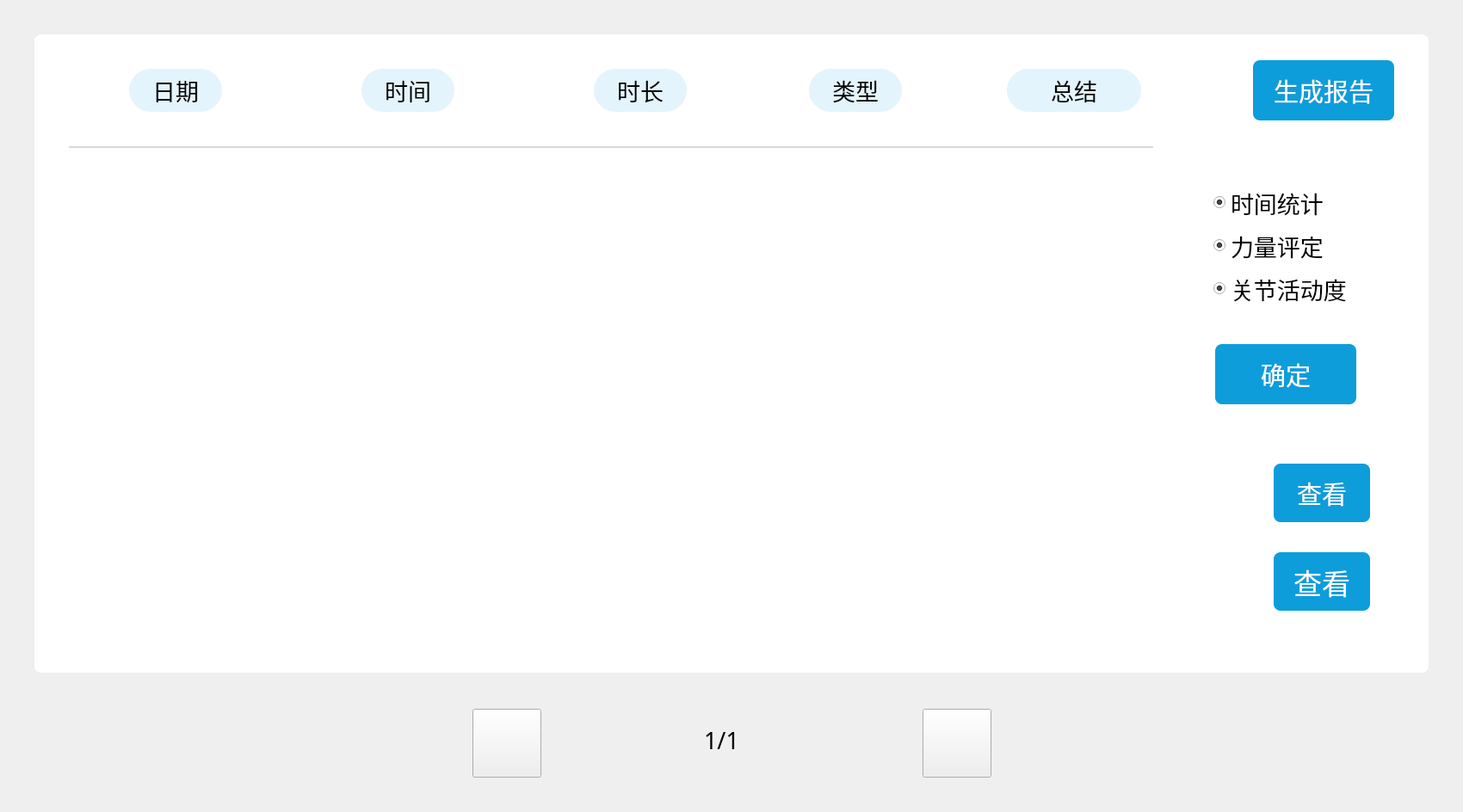
<?xml version="1.0" encoding="UTF-8"?>
<ui version="4.0">
 <class>TrainingHistory</class>
 <widget class="QWidget" name="TrainingHistory">
  <property name="geometry">
   <rect>
    <x>0</x>
    <y>0</y>
    <width>1700</width>
    <height>944</height>
   </rect>
  </property>
  <property name="windowTitle">
   <string>Form</string>
  </property>
  <widget class="QPushButton" name="previous_Btn">
   <property name="geometry">
    <rect>
     <x>549</x>
     <y>824</y>
     <width>80</width>
     <height>80</height>
    </rect>
   </property>
   <property name="styleSheet">
    <string notr="true">QPushButton{border-image: url(:/new/prefix1/source/buttons/generalButton/left.png);}
QPushButton:hover{border-image: url(:/new/prefix1/source/buttons/generalButton/leftHover.png);}
QPushButton:pressed{border-image: url(:/new/prefix1/source/buttons/generalButton/left.png);}</string>
   </property>
   <property name="text">
    <string/>
   </property>
  </widget>
  <widget class="QPushButton" name="next_Btn">
   <property name="geometry">
    <rect>
     <x>1072</x>
     <y>824</y>
     <width>80</width>
     <height>80</height>
    </rect>
   </property>
   <property name="styleSheet">
    <string notr="true">QPushButton{border-image: url(:/new/prefix1/source/buttons/generalButton/right.png);}
QPushButton:hover{border-image: url(:/new/prefix1/source/buttons/generalButton/rightHover.png);}
QPushButton:pressed{border-image: url(:/new/prefix1/source/buttons/generalButton/right.png);}</string>
   </property>
   <property name="text">
    <string/>
   </property>
  </widget>
  <widget class="QLabel" name="page_Label">
   <property name="geometry">
    <rect>
     <x>783</x>
     <y>840</y>
     <width>111</width>
     <height>41</height>
    </rect>
   </property>
   <property name="font">
    <font>
     <family>黑体</family>
     <pointsize>20</pointsize>
    </font>
   </property>
   <property name="text">
    <string>1/1</string>
   </property>
   <property name="alignment">
    <set>Qt::AlignCenter</set>
   </property>
  </widget>
  <widget class="QGroupBox" name="groupBox">
   <property name="geometry">
    <rect>
     <x>40</x>
     <y>40</y>
     <width>1620</width>
     <height>742</height>
    </rect>
   </property>
   <property name="font">
    <font>
     <family>黑体</family>
    </font>
   </property>
   <property name="styleSheet">
    <string notr="true">background: #FFFFFF;
border-radius: 8px;</string>
   </property>
   <property name="title">
    <string/>
   </property>
   <widget class="QTableWidget" name="tableWidget">
    <property name="geometry">
     <rect>
      <x>40</x>
      <y>170</y>
      <width>1331</width>
      <height>531</height>
     </rect>
    </property>
    <property name="font">
     <font>
      <family>黑体</family>
      <pointsize>20</pointsize>
     </font>
    </property>
    <property name="styleSheet">
     <string notr="true">QTableWidget::item{  
    text-align:right;  
}</string>
    </property>
    <property name="editTriggers">
     <set>QAbstractItemView::EditKeyPressed</set>
    </property>
    <property name="rowCount">
     <number>0</number>
    </property>
    <property name="columnCount">
     <number>0</number>
    </property>
   </widget>
   <widget class="Line" name="line">
    <property name="geometry">
     <rect>
      <x>40</x>
      <y>130</y>
      <width>1540</width>
      <height>2</height>
     </rect>
    </property>
    <property name="styleSheet">
     <string notr="true">background: #D8D8D8;</string>
    </property>
    <property name="orientation">
     <enum>Qt::Horizontal</enum>
    </property>
   </widget>
   <widget class="QLabel" name="label_2">
    <property name="geometry">
     <rect>
      <x>380</x>
      <y>40</y>
      <width>108</width>
      <height>50</height>
     </rect>
    </property>
    <property name="font">
     <font>
      <family>黑体</family>
      <pointsize>20</pointsize>
     </font>
    </property>
    <property name="styleSheet">
     <string notr="true">background:  #E4F4FC;
border-radius: 25px;</string>
    </property>
    <property name="text">
     <string>时间</string>
    </property>
    <property name="alignment">
     <set>Qt::AlignCenter</set>
    </property>
   </widget>
   <widget class="QLabel" name="label_3">
    <property name="geometry">
     <rect>
      <x>650</x>
      <y>40</y>
      <width>108</width>
      <height>50</height>
     </rect>
    </property>
    <property name="font">
     <font>
      <family>黑体</family>
      <pointsize>20</pointsize>
     </font>
    </property>
    <property name="styleSheet">
     <string notr="true">background:  #E4F4FC;
border-radius: 25px;</string>
    </property>
    <property name="text">
     <string>时长</string>
    </property>
    <property name="alignment">
     <set>Qt::AlignCenter</set>
    </property>
   </widget>
   <widget class="QLabel" name="label">
    <property name="geometry">
     <rect>
      <x>110</x>
      <y>40</y>
      <width>108</width>
      <height>50</height>
     </rect>
    </property>
    <property name="font">
     <font>
      <family>黑体</family>
      <pointsize>20</pointsize>
     </font>
    </property>
    <property name="styleSheet">
     <string notr="true">background:  #E4F4FC;
border-radius: 25px;</string>
    </property>
    <property name="text">
     <string>日期</string>
    </property>
    <property name="alignment">
     <set>Qt::AlignCenter</set>
    </property>
   </widget>
   <widget class="QLabel" name="label_5">
    <property name="geometry">
     <rect>
      <x>1130</x>
      <y>40</y>
      <width>156</width>
      <height>50</height>
     </rect>
    </property>
    <property name="font">
     <font>
      <family>黑体</family>
      <pointsize>20</pointsize>
     </font>
    </property>
    <property name="styleSheet">
     <string notr="true">background:  #E4F4FC;
border-radius: 25px;</string>
    </property>
    <property name="text">
     <string>总结</string>
    </property>
    <property name="alignment">
     <set>Qt::AlignCenter</set>
    </property>
   </widget>
   <widget class="QLabel" name="label_4">
    <property name="geometry">
     <rect>
      <x>900</x>
      <y>40</y>
      <width>108</width>
      <height>50</height>
     </rect>
    </property>
    <property name="font">
     <font>
      <family>黑体</family>
      <pointsize>20</pointsize>
     </font>
    </property>
    <property name="styleSheet">
     <string notr="true">background:  #E4F4FC;
border-radius: 25px;</string>
    </property>
    <property name="text">
     <string>类型</string>
    </property>
    <property name="alignment">
     <set>Qt::AlignCenter</set>
    </property>
   </widget>
   <widget class="QGroupBox" name="buttons_GroupBox">
    <property name="geometry">
     <rect>
      <x>1410</x>
      <y>152</y>
      <width>161</width>
      <height>561</height>
     </rect>
    </property>
    <property name="sizePolicy">
     <sizepolicy hsizetype="Fixed" vsizetype="Fixed">
      <horstretch>0</horstretch>
      <verstretch>0</verstretch>
     </sizepolicy>
    </property>
    <property name="title">
     <string/>
    </property>
    <widget class="QPushButton" name="view0_Btn">
     <property name="geometry">
      <rect>
       <x>30</x>
       <y>38</y>
       <width>112</width>
       <height>68</height>
      </rect>
     </property>
     <property name="sizePolicy">
      <sizepolicy hsizetype="Fixed" vsizetype="Fixed">
       <horstretch>0</horstretch>
       <verstretch>0</verstretch>
      </sizepolicy>
     </property>
     <property name="minimumSize">
      <size>
       <width>112</width>
       <height>68</height>
      </size>
     </property>
     <property name="font">
      <font>
       <family>黑体</family>
       <pointsize>25</pointsize>
      </font>
     </property>
     <property name="styleSheet">
      <string notr="true">QPushButton{background: #0D9DDB;border-radius: 8px;color:white;}
QPushButton:hover{background: #1EAACF;border-radius: 8px;color:#333333;}</string>
     </property>
     <property name="text">
      <string>查看</string>
     </property>
    </widget>
    <widget class="QPushButton" name="view1_Btn">
     <property name="geometry">
      <rect>
       <x>30</x>
       <y>141</y>
       <width>112</width>
       <height>68</height>
      </rect>
     </property>
     <property name="sizePolicy">
      <sizepolicy hsizetype="Fixed" vsizetype="Fixed">
       <horstretch>0</horstretch>
       <verstretch>0</verstretch>
      </sizepolicy>
     </property>
     <property name="minimumSize">
      <size>
       <width>112</width>
       <height>68</height>
      </size>
     </property>
     <property name="font">
      <font>
       <family>黑体</family>
       <pointsize>25</pointsize>
      </font>
     </property>
     <property name="styleSheet">
      <string notr="true">QPushButton{background: #0D9DDB;border-radius: 8px;color:white;}
QPushButton:hover{background: #1EAACF;border-radius: 8px;color:#333333;}</string>
     </property>
     <property name="text">
      <string>查看</string>
     </property>
    </widget>
    <widget class="QPushButton" name="view2_Btn">
     <property name="geometry">
      <rect>
       <x>30</x>
       <y>244</y>
       <width>112</width>
       <height>68</height>
      </rect>
     </property>
     <property name="sizePolicy">
      <sizepolicy hsizetype="Fixed" vsizetype="Fixed">
       <horstretch>0</horstretch>
       <verstretch>0</verstretch>
      </sizepolicy>
     </property>
     <property name="minimumSize">
      <size>
       <width>112</width>
       <height>68</height>
      </size>
     </property>
     <property name="font">
      <font>
       <family>黑体</family>
       <pointsize>25</pointsize>
      </font>
     </property>
     <property name="styleSheet">
      <string notr="true">QPushButton{background: #0D9DDB;border-radius: 8px;color:white;}
QPushButton:hover{background: #1EAACF;border-radius: 8px;color:#333333;}</string>
     </property>
     <property name="text">
      <string>查看</string>
     </property>
    </widget>
    <widget class="QPushButton" name="view3_Btn">
     <property name="geometry">
      <rect>
       <x>30</x>
       <y>347</y>
       <width>112</width>
       <height>68</height>
      </rect>
     </property>
     <property name="sizePolicy">
      <sizepolicy hsizetype="Fixed" vsizetype="Fixed">
       <horstretch>0</horstretch>
       <verstretch>0</verstretch>
      </sizepolicy>
     </property>
     <property name="minimumSize">
      <size>
       <width>112</width>
       <height>68</height>
      </size>
     </property>
     <property name="font">
      <font>
       <family>黑体</family>
       <pointsize>22</pointsize>
      </font>
     </property>
     <property name="styleSheet">
      <string notr="true">QPushButton{background: #0D9DDB;border-radius: 8px;color:white;}
QPushButton:hover{background: #1EAACF;border-radius: 8px;color:#333333;}</string>
     </property>
     <property name="text">
      <string>查看</string>
     </property>
    </widget>
    <widget class="QPushButton" name="view4_Btn">
     <property name="geometry">
      <rect>
       <x>30</x>
       <y>450</y>
       <width>112</width>
       <height>68</height>
      </rect>
     </property>
     <property name="sizePolicy">
      <sizepolicy hsizetype="Fixed" vsizetype="Fixed">
       <horstretch>0</horstretch>
       <verstretch>0</verstretch>
      </sizepolicy>
     </property>
     <property name="minimumSize">
      <size>
       <width>112</width>
       <height>68</height>
      </size>
     </property>
     <property name="font">
      <font>
       <family>黑体</family>
       <pointsize>25</pointsize>
      </font>
     </property>
     <property name="styleSheet">
      <string notr="true">QPushButton{background: #0D9DDB;border-radius: 8px;color:white;}
QPushButton:hover{background: #1EAACF;border-radius: 8px;color:#333333;}</string>
     </property>
     <property name="text">
      <string>查看</string>
     </property>
    </widget>
   </widget>
   <widget class="QPushButton" name="printReport_Btn">
    <property name="geometry">
     <rect>
      <x>1416</x>
      <y>30</y>
      <width>164</width>
      <height>70</height>
     </rect>
    </property>
    <property name="sizePolicy">
     <sizepolicy hsizetype="Fixed" vsizetype="Fixed">
      <horstretch>0</horstretch>
      <verstretch>0</verstretch>
     </sizepolicy>
    </property>
    <property name="minimumSize">
     <size>
      <width>112</width>
      <height>68</height>
     </size>
    </property>
    <property name="font">
     <font>
      <family>黑体</family>
      <pointsize>22</pointsize>
     </font>
    </property>
    <property name="styleSheet">
     <string notr="true">QPushButton{background: #0D9DDB;border-radius: 8px;color:white;}
QPushButton:hover{background: #1EAACF;border-radius: 8px;color:#333333;}</string>
    </property>
    <property name="text">
     <string>生成报告</string>
    </property>
   </widget>
   <widget class="QGroupBox" name="tips_GroupBox">
    <property name="geometry">
     <rect>
      <x>1300</x>
      <y>100</y>
      <width>298</width>
      <height>372</height>
     </rect>
    </property>
    <property name="font">
     <font>
      <family>黑体</family>
     </font>
    </property>
    <property name="styleSheet">
     <string notr="true">QGroupBox{border-image: url(:/new/prefix1/source/image/tipsDialog.png);}</string>
    </property>
    <property name="title">
     <string/>
    </property>
    <widget class="QPushButton" name="tipConfirm_Btn">
     <property name="geometry">
      <rect>
       <x>72</x>
       <y>260</y>
       <width>164</width>
       <height>70</height>
      </rect>
     </property>
     <property name="sizePolicy">
      <sizepolicy hsizetype="Fixed" vsizetype="Fixed">
       <horstretch>0</horstretch>
       <verstretch>0</verstretch>
      </sizepolicy>
     </property>
     <property name="minimumSize">
      <size>
       <width>112</width>
       <height>68</height>
      </size>
     </property>
     <property name="font">
      <font>
       <family>黑体</family>
       <pointsize>22</pointsize>
      </font>
     </property>
     <property name="styleSheet">
      <string notr="true">QPushButton{background: #0D9DDB;border-radius: 8px;color:white;}
QPushButton:hover{background: #1EAACF;border-radius: 8px;color:#333333;}</string>
     </property>
     <property name="text">
      <string>确定</string>
     </property>
    </widget>
    <widget class="QRadioButton" name="time_RadioButton">
     <property name="geometry">
      <rect>
       <x>70</x>
       <y>80</y>
       <width>201</width>
       <height>31</height>
      </rect>
     </property>
     <property name="font">
      <font>
       <family>黑体</family>
       <pointsize>20</pointsize>
      </font>
     </property>
     <property name="styleSheet">
      <string notr="true">QRadioButton::indicator::unchecked {width: 32px;height: 18px;image:url(&quot;:/new/prefix1/source/buttons/generalButton/radioNormal.png&quot;);position:relative;left: 0px;right: 5px;top: 2px;bottom:4px;}
QRadioButton::indicator::checked {width: 32px;height: 18px;image:url(&quot;:/new/prefix1/source/buttons/generalButton/radioSelected.png&quot;);position:relative;left: 0px;right: 5px;top: 2px;bottom:4px;}</string>
     </property>
     <property name="text">
      <string>时间统计</string>
     </property>
     <property name="checked">
      <bool>true</bool>
     </property>
     <property name="autoExclusive">
      <bool>false</bool>
     </property>
    </widget>
    <widget class="QRadioButton" name="force_RadioButton">
     <property name="geometry">
      <rect>
       <x>70</x>
       <y>130</y>
       <width>191</width>
       <height>31</height>
      </rect>
     </property>
     <property name="font">
      <font>
       <family>黑体</family>
       <pointsize>20</pointsize>
      </font>
     </property>
     <property name="styleSheet">
      <string notr="true">QRadioButton::indicator::unchecked {width: 32px;height: 18px;image:url(&quot;:/new/prefix1/source/buttons/generalButton/radioNormal.png&quot;);position:relative;left: 0px;right: 5px;top: 2px;bottom:4px;}
QRadioButton::indicator::checked {width: 32px;height: 18px;image:url(&quot;:/new/prefix1/source/buttons/generalButton/radioSelected.png&quot;);position:relative;left: 0px;right: 5px;top: 2px;bottom:4px;}</string>
     </property>
     <property name="text">
      <string>力量评定</string>
     </property>
     <property name="checked">
      <bool>true</bool>
     </property>
     <property name="autoExclusive">
      <bool>false</bool>
     </property>
    </widget>
    <widget class="QRadioButton" name="scope_RadioButton">
     <property name="geometry">
      <rect>
       <x>70</x>
       <y>180</y>
       <width>201</width>
       <height>31</height>
      </rect>
     </property>
     <property name="font">
      <font>
       <family>黑体</family>
       <pointsize>20</pointsize>
      </font>
     </property>
     <property name="styleSheet">
      <string notr="true">QRadioButton::indicator::unchecked {width: 32px;height: 18px;image:url(&quot;:/new/prefix1/source/buttons/generalButton/radioNormal.png&quot;);position:relative;left: 0px;right: 5px;top: 2px;bottom:4px;}
QRadioButton::indicator::checked {width: 32px;height: 18px;image:url(&quot;:/new/prefix1/source/buttons/generalButton/radioSelected.png&quot;);position:relative;left: 0px;right: 5px;top: 2px;bottom:4px;}</string>
     </property>
     <property name="text">
      <string>关节活动度</string>
     </property>
     <property name="checked">
      <bool>true</bool>
     </property>
     <property name="autoExclusive">
      <bool>false</bool>
     </property>
    </widget>
   </widget>
  </widget>
 </widget>
 <resources/>
 <connections/>
</ui>
